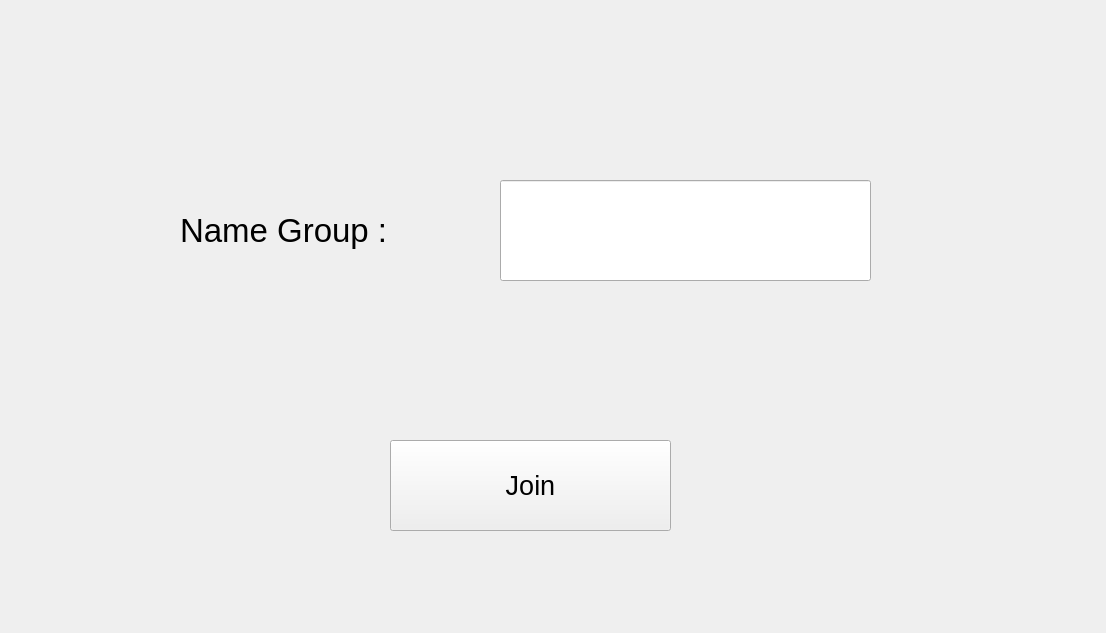
<?xml version="1.0" encoding="UTF-8"?>
<ui version="4.0">
 <class>dialog_Join_Group</class>
 <widget class="QWidget" name="dialog_Join_Group">
  <property name="geometry">
   <rect>
    <x>0</x>
    <y>0</y>
    <width>1106</width>
    <height>633</height>
   </rect>
  </property>
  <property name="windowTitle">
   <string>Form</string>
  </property>
  <widget class="QPushButton" name="JoinBuuton">
   <property name="geometry">
    <rect>
     <x>390</x>
     <y>440</y>
     <width>281</width>
     <height>91</height>
    </rect>
   </property>
   <property name="font">
    <font>
     <pointsize>20</pointsize>
    </font>
   </property>
   <property name="text">
    <string>Join</string>
   </property>
  </widget>
  <widget class="QLabel" name="label">
   <property name="geometry">
    <rect>
     <x>180</x>
     <y>190</y>
     <width>321</width>
     <height>81</height>
    </rect>
   </property>
   <property name="font">
    <font>
     <pointsize>25</pointsize>
    </font>
   </property>
   <property name="text">
    <string>Name Group : </string>
   </property>
  </widget>
  <widget class="QLineEdit" name="NameGroupLineEdit">
   <property name="geometry">
    <rect>
     <x>500</x>
     <y>180</y>
     <width>371</width>
     <height>101</height>
    </rect>
   </property>
  </widget>
 </widget>
 <resources/>
 <connections/>
</ui>
